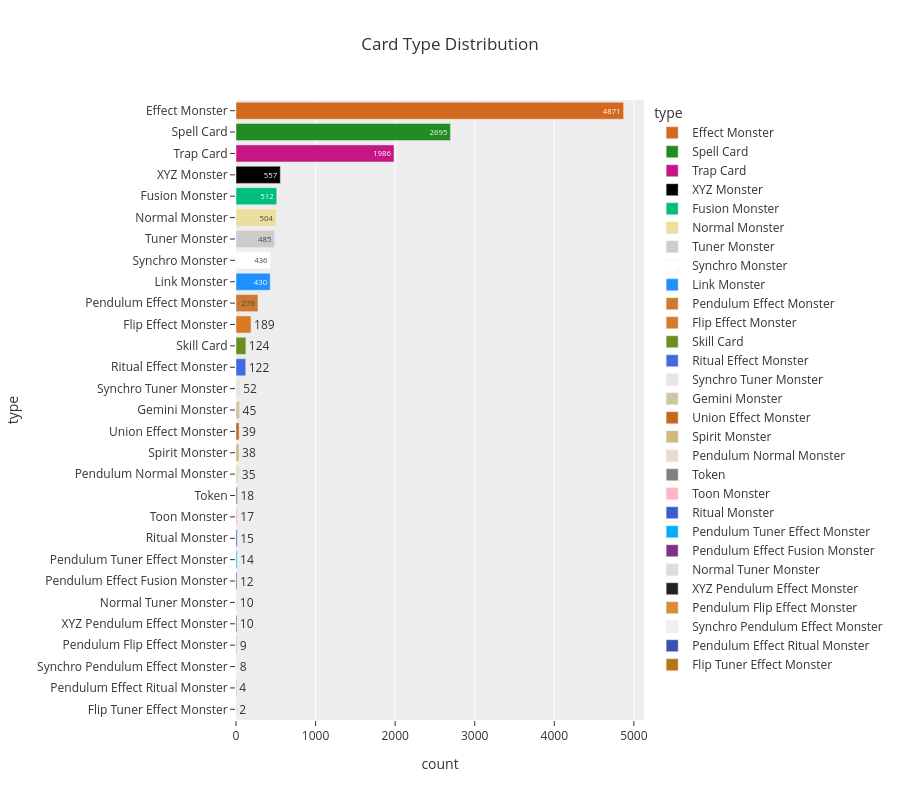

The notebook cell saved with this chart:
### Code cell
type_counts = data['type'].value_counts().reset_index()
type_counts.columns = ['type', 'count']
fig = px.bar(
    type_counts, 
    x='count',
    y='type', 
    category_orders={'type': type_counts.sort_values('count', ascending=False)['type'].tolist()},
    title="Card Type Distribution",
    text='count',
    color='type',
    color_discrete_map=FRAME_COLORS,
    height=800,
    template='ggplot2'
)
fig.update_yaxes(showgrid=False)
fig.show()

### Figure 1 — Plotly figure (JSON) as saved in the notebook; plotly's stock layout.template omitted (floating-point values rounded to 4 significant figures)
{"data": [{"hovertemplate": "type=%{y}<br>count=%{text}<extra></extra>", "legendgroup": "Effect Monster", "marker": {"color": "#D2691E", "pattern": {"shape": ""}}, "name": "Effect Monster", "orientation": "h", "showlegend": true, "text": [4871.0], "textposition": "auto", "type": "bar", "x": [4871], "xaxis": "x", "y": ["Effect Monster"], "yaxis": "y"}, {"hovertemplate": "type=%{y}<br>count=%{text}<extra></extra>", "legendgroup": "Spell Card", "marker": {"color": "#228B22", "pattern": {"shape": ""}}, "name": "Spell Card", "orientation": "h", "showlegend": true, "text": [2695.0], "textposition": "auto", "type": "bar", "x": [2695], "xaxis": "x", "y": ["Spell Card"], "yaxis": "y"}, {"hovertemplate": "type=%{y}<br>count=%{text}<extra></extra>", "legendgroup": "Trap Card", "marker": {"color": "#C71585", "pattern": {"shape": ""}}, "name": "Trap Card", "orientation": "h", "showlegend": true, "text": [1986.0], "textposition": "auto", "type": "bar", "x": [1986], "xaxis": "x", "y": ["Trap Card"], "yaxis": "y"}, {"hovertemplate": "type=%{y}<br>count=%{text}<extra></extra>", "legendgroup": "XYZ Monster", "marker": {"color": "#000000", "pattern": {"shape": ""}}, "name": "XYZ Monster", "orientation": "h", "showlegend": true, "text": [557.0], "textposition": "auto", "type": "bar", "x": [557], "xaxis": "x", "y": ["XYZ Monster"], "yaxis": "y"}, {"hovertemplate": "type=%{y}<br>count=%{text}<extra></extra>", "legendgroup": "Fusion Monster", "marker": {"color": "#00BF7D", "pattern": {"shape": ""}}, "name": "Fusion Monster", "orientation": "h", "showlegend": true, "text": [512.0], "textposition": "auto", "type": "bar", "x": [512], "xaxis": "x", "y": ["Fusion Monster"], "yaxis": "y"}, {"hovertemplate": "type=%{y}<br>count=%{text}<extra></extra>", "legendgroup": "Normal Monster", "marker": {"color": "#EBDF9E", "pattern": {"shape": ""}}, "name": "Normal Monster", "orientation": "h", "showlegend": true, "text": [504.0], "textposition": "auto", "type": "bar", "x": [504], "xaxis": "x", "y": ["Normal Monster"], "yaxis": "y"}, {"hovertemplate": "type=%{y}<br>count=%{text}<extra></extra>", "legendgroup": "Tuner Monster", "marker": {"color": "#CCCCCC", "pattern": {"shape": ""}}, "name": "Tuner Monster", "orientation": "h", "showlegend": true, "text": [485.0], "textposition": "auto", "type": "bar", "x": [485], "xaxis": "x", "y": ["Tuner Monster"], "yaxis": "y"}, {"hovertemplate": "type=%{y}<br>count=%{text}<extra></extra>", "legendgroup": "Synchro Monster", "marker": {"color": "#FFFFFF", "pattern": {"shape": ""}}, "name": "Synchro Monster", "orientation": "h", "showlegend": true, "text": [436.0], "textposition": "auto", "type": "bar", "x": [436], "xaxis": "x", "y": ["Synchro Monster"], "yaxis": "y"}, {"hovertemplate": "type=%{y}<br>count=%{text}<extra></extra>", "legendgroup": "Link Monster", "marker": {"color": "#1E90FF", "pattern": {"shape": ""}}, "name": "Link Monster", "orientation": "h", "showlegend": true, "text": [430.0], "textposition": "auto", "type": "bar", "x": [430], "xaxis": "x", "y": ["Link Monster"], "yaxis": "y"}, {"hovertemplate": "type=%{y}<br>count=%{text}<extra></extra>", "legendgroup": "Pendulum Effect Monster", "marker": {"color": "#CC7A32", "pattern": {"shape": ""}}, "name": "Pendulum Effect Monster", "orientation": "h", "showlegend": true, "text": [276.0], "textposition": "auto", "type": "bar", "x": [276], "xaxis": "x", "y": ["Pendulum Effect Monster"], "yaxis": "y"}, {"hovertemplate": "type=%{y}<br>count=%{text}<extra></extra>", "legendgroup": "Flip Effect Monster", "marker": {"color": "#D97A25", "pattern": {"shape": ""}}, "name": "Flip Effect Monster", "orientation": "h", "showlegend": true, "text": [189.0], "textposition": "auto", "type": "bar", "x": [189], "xaxis": "x", "y": ["Flip Effect Monster"], "yaxis": "y"}, {"hovertemplate": "type=%{y}<br>count=%{text}<extra></extra>", "legendgroup": "Skill Card", "marker": {"color": "#6B8E23", "pattern": {"shape": ""}}, "name": "Skill Card", "orientation": "h", "showlegend": true, "text": [124.0], "textposition": "auto", "type": "bar", "x": [124], "xaxis": "x", "y": ["Skill Card"], "yaxis": "y"}, {"hovertemplate": "type=%{y}<br>count=%{text}<extra></extra>", "legendgroup": "Ritual Effect Monster", "marker": {"color": "#4169E1", "pattern": {"shape": ""}}, "name": "Ritual Effect Monster", "orientation": "h", "showlegend": true, "text": [122.0], "textposition": "auto", "type": "bar", "x": [122], "xaxis": "x", "y": ["Ritual Effect Monster"], "yaxis": "y"}, {"hovertemplate": "type=%{y}<br>count=%{text}<extra></extra>", "legendgroup": "Synchro Tuner Monster", "marker": {"color": "#E6E6E6", "pattern": {"shape": ""}}, "name": "Synchro Tuner Monster", "orientation": "h", "showlegend": true, "text": [52.0], "textposition": "auto", "type": "bar", "x": [52], "xaxis": "x", "y": ["Synchro Tuner Monster"], "yaxis": "y"}, {"hovertemplate": "type=%{y}<br>count=%{text}<extra></extra>", "legendgroup": "Gemini Monster", "marker": {"color": "#D0C5A2", "pattern": {"shape": ""}}, "name": "Gemini Monster", "orientation": "h", "showlegend": true, "text": [45.0], "textposition": "auto", "type": "bar", "x": [45], "xaxis": "x", "y": ["Gemini Monster"], "yaxis": "y"}, {"hovertemplate": "type=%{y}<br>count=%{text}<extra></extra>", "legendgroup": "Union Effect Monster", "marker": {"color": "#C2691E", "pattern": {"shape": ""}}, "name": "Union Effect Monster", "orientation": "h", "showlegend": true, "text": [39.0], "textposition": "auto", "type": "bar", "x": [39], "xaxis": "x", "y": ["Union Effect Monster"], "yaxis": "y"}, {"hovertemplate": "type=%{y}<br>count=%{text}<extra></extra>", "legendgroup": "Spirit Monster", "marker": {"color": "#D0B983", "pattern": {"shape": ""}}, "name": "Spirit Monster", "orientation": "h", "showlegend": true, "text": [38.0], "textposition": "auto", "type": "bar", "x": [38], "xaxis": "x", "y": ["Spirit Monster"], "yaxis": "y"}, {"hovertemplate": "type=%{y}<br>count=%{text}<extra></extra>", "legendgroup": "Pendulum Normal Monster", "marker": {"color": "#E9DCC9", "pattern": {"shape": ""}}, "name": "Pendulum Normal Monster", "orientation": "h", "showlegend": true, "text": [35.0], "textposition": "auto", "type": "bar", "x": [35], "xaxis": "x", "y": ["Pendulum Normal Monster"], "yaxis": "y"}, {"hovertemplate": "type=%{y}<br>count=%{text}<extra></extra>", "legendgroup": "Token", "marker": {"color": "#808080", "pattern": {"shape": ""}}, "name": "Token", "orientation": "h", "showlegend": true, "text": [18.0], "textposition": "auto", "type": "bar", "x": [18], "xaxis": "x", "y": ["Token"], "yaxis": "y"}, {"hovertemplate": "type=%{y}<br>count=%{text}<extra></extra>", "legendgroup": "Toon Monster", "marker": {"color": "#FFB6C1", "pattern": {"shape": ""}}, "name": "Toon Monster", "orientation": "h", "showlegend": true, "text": [17.0], "textposition": "auto", "type": "bar", "x": [17], "xaxis": "x", "y": ["Toon Monster"], "yaxis": "y"}, {"hovertemplate": "type=%{y}<br>count=%{text}<extra></extra>", "legendgroup": "Ritual Monster", "marker": {"color": "#3A5FCD", "pattern": {"shape": ""}}, "name": "Ritual Monster", "orientation": "h", "showlegend": true, "text": [15.0], "textposition": "auto", "type": "bar", "x": [15], "xaxis": "x", "y": ["Ritual Monster"], "yaxis": "y"}, {"hovertemplate": "type=%{y}<br>count=%{text}<extra></extra>", "legendgroup": "Pendulum Tuner Effect Monster", "marker": {"color": "#00B0F6", "pattern": {"shape": ""}}, "name": "Pendulum Tuner Effect Monster", "orientation": "h", "showlegend": true, "text": [14.0], "textposition": "auto", "type": "bar", "x": [14], "xaxis": "x", "y": ["Pendulum Tuner Effect Monster"], "yaxis": "y"}, {"hovertemplate": "type=%{y}<br>count=%{text}<extra></extra>", "legendgroup": "Pendulum Effect Fusion Monster", "marker": {"color": "#803080", "pattern": {"shape": ""}}, "name": "Pendulum Effect Fusion Monster", "orientation": "h", "showlegend": true, "text": [12.0], "textposition": "auto", "type": "bar", "x": [12], "xaxis": "x", "y": ["Pendulum Effect Fusion Monster"], "yaxis": "y"}, {"hovertemplate": "type=%{y}<br>count=%{text}<extra></extra>", "legendgroup": "Normal Tuner Monster", "marker": {"color": "#DDDDDD", "pattern": {"shape": ""}}, "name": "Normal Tuner Monster", "orientation": "h", "showlegend": true, "text": [10.0], "textposition": "auto", "type": "bar", "x": [10], "xaxis": "x", "y": ["Normal Tuner Monster"], "yaxis": "y"}, {"hovertemplate": "type=%{y}<br>count=%{text}<extra></extra>", "legendgroup": "XYZ Pendulum Effect Monster", "marker": {"color": "#222222", "pattern": {"shape": ""}}, "name": "XYZ Pendulum Effect Monster", "orientation": "h", "showlegend": true, "text": [10.0], "textposition": "auto", "type": "bar", "x": [10], "xaxis": "x", "y": ["XYZ Pendulum Effect Monster"], "yaxis": "y"}, {"hovertemplate": "type=%{y}<br>count=%{text}<extra></extra>", "legendgroup": "Pendulum Flip Effect Monster", "marker": {"color": "#DB8B3A", "pattern": {"shape": ""}}, "name": "Pendulum Flip Effect Monster", "orientation": "h", "showlegend": true, "text": [9.0], "textposition": "auto", "type": "bar", "x": [9], "xaxis": "x", "y": ["Pendulum Flip Effect Monster"], "yaxis": "y"}, {"hovertemplate": "type=%{y}<br>count=%{text}<extra></extra>", "legendgroup": "Synchro Pendulum Effect Monster", "marker": {"color": "#F0F0F0", "pattern": {"shape": ""}}, "name": "Synchro Pendulum Effect Monster", "orientation": "h", "showlegend": true, "text": [8.0], "textposition": "auto", "type": "bar", "x": [8], "xaxis": "x", "y": ["Synchro Pendulum Effect Monster"], "yaxis": "y"}, {"hovertemplate": "type=%{y}<br>count=%{text}<extra></extra>", "legendgroup": "Pendulum Effect Ritual Monster", "marker": {"color": "#3C50B4", "pattern": {"shape": ""}}, "name": "Pendulum Effect Ritual Monster", "orientation": "h", "showlegend": true, "text": [4.0], "textposition": "auto", "type": "bar", "x": [4], "xaxis": "x", "y": ["Pendulum Effect Ritual Monster"], "yaxis": "y"}, {"hovertemplate": "type=%{y}<br>count=%{text}<extra></extra>", "legendgroup": "Flip Tuner Effect Monster", "marker": {"color": "#B97416", "pattern": {"shape": ""}}, "name": "Flip Tuner Effect Monster", "orientation": "h", "showlegend": true, "text": [2.0], "textposition": "auto", "type": "bar", "x": [2], "xaxis": "x", "y": ["Flip Tuner Effect Monster"], "yaxis": "y"}], "layout": {"barmode": "relative", "height": 800, "legend": {"title": {"text": "type"}, "tracegroupgap": 0}, "title": {"text": "Card Type Distribution"}, "xaxis": {"anchor": "y", "domain": [0, 1], "title": {"text": "count"}}, "yaxis": {"anchor": "x", "categoryarray": ["Flip Tuner Effect Monster", "Pendulum Effect Ritual Monster", "Synchro Pendulum Effect Monster", "Pendulum Flip Effect Monster", "XYZ Pendulum Effect Monster", "Normal Tuner Monster", "Pendulum Effect Fusion Monster", "Pendulum Tuner Effect Monster", "Ritual Monster", "Toon Monster", "Token", "Pendulum Normal Monster", "Spirit Monster", "Union Effect Monster", "Gemini Monster", "Synchro Tuner Monster", "Ritual Effect Monster", "Skill Card", "Flip Effect Monster", "Pendulum Effect Monster", "Link Monster", "Synchro Monster", "Tuner Monster", "Normal Monster", "Fusion Monster", "XYZ Monster", "Trap Card", "Spell Card", "Effect Monster"], "categoryorder": "array", "domain": [0, 1], "showgrid": false, "title": {"text": "type"}}}}
